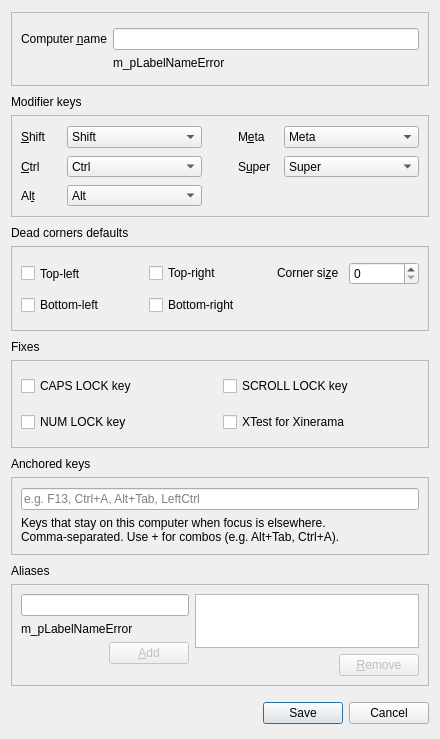
<?xml version="1.0" encoding="UTF-8"?>
<ui version="4.0">
 <class>ScreenSettingsDialogBase</class>
 <widget class="QDialog" name="ScreenSettingsDialogBase">
  <property name="geometry">
   <rect>
    <x>0</x>
    <y>0</y>
    <width>440</width>
    <height>739</height>
   </rect>
  </property>
  <property name="sizePolicy">
   <sizepolicy hsizetype="Preferred" vsizetype="Expanding">
    <horstretch>0</horstretch>
    <verstretch>1</verstretch>
   </sizepolicy>
  </property>
  <property name="minimumSize">
   <size>
    <width>400</width>
    <height>620</height>
   </size>
  </property>
  <property name="windowTitle">
   <string>Computer settings</string>
  </property>
  <layout class="QVBoxLayout">
   <property name="spacing">
    <number>6</number>
   </property>
   <property name="leftMargin">
    <number>11</number>
   </property>
   <property name="topMargin">
    <number>12</number>
   </property>
   <property name="rightMargin">
    <number>11</number>
   </property>
   <property name="bottomMargin">
    <number>15</number>
   </property>
   <item>
    <widget class="QFrame" name="groupBox">
     <property name="frameShape">
      <enum>QFrame::StyledPanel</enum>
     </property>
     <property name="frameShadow">
      <enum>QFrame::Raised</enum>
     </property>
     <layout class="QGridLayout" name="gridLayout_4">
      <property name="topMargin">
       <number>15</number>
      </property>
      <property name="bottomMargin">
       <number>15</number>
      </property>
      <item row="0" column="0">
       <widget class="QLabel" name="label_7">
        <property name="sizePolicy">
         <sizepolicy hsizetype="Preferred" vsizetype="Fixed">
          <horstretch>0</horstretch>
          <verstretch>0</verstretch>
         </sizepolicy>
        </property>
        <property name="text">
         <string>Computer &amp;name</string>
        </property>
        <property name="buddy">
         <cstring>m_pLineEditName</cstring>
        </property>
       </widget>
      </item>
      <item row="0" column="1">
       <widget class="QLineEdit" name="m_pLineEditName">
        <property name="sizePolicy">
         <sizepolicy hsizetype="Expanding" vsizetype="Fixed">
          <horstretch>0</horstretch>
          <verstretch>0</verstretch>
         </sizepolicy>
        </property>
        <property name="maxLength">
         <number>255</number>
        </property>
       </widget>
      </item>
      <item row="1" column="1">
       <widget class="QLabel" name="m_pLabelNameError">
        <property name="sizePolicy">
         <sizepolicy hsizetype="Preferred" vsizetype="Fixed">
          <horstretch>0</horstretch>
          <verstretch>0</verstretch>
         </sizepolicy>
        </property>
        <property name="minimumSize">
         <size>
          <width>0</width>
          <height>0</height>
         </size>
        </property>
        <property name="text">
         <string>m_pLabelNameError</string>
        </property>
        <property name="alignment">
         <set>Qt::AlignLeading|Qt::AlignLeft|Qt::AlignVCenter</set>
        </property>
       </widget>
      </item>
     </layout>
    </widget>
   </item>
   <item>
    <spacer name="verticalSpacer_2">
     <property name="orientation">
      <enum>Qt::Vertical</enum>
     </property>
     <property name="sizeType">
      <enum>QSizePolicy::Fixed</enum>
     </property>
     <property name="sizeHint" stdset="0">
      <size>
       <width>20</width>
       <height>3</height>
      </size>
     </property>
    </spacer>
   </item>
   <item>
    <widget class="QLabel" name="m_pLlabelModifierKeys">
     <property name="sizePolicy">
      <sizepolicy hsizetype="Preferred" vsizetype="Fixed">
       <horstretch>0</horstretch>
       <verstretch>0</verstretch>
      </sizepolicy>
     </property>
     <property name="text">
      <string>Modifier keys</string>
     </property>
    </widget>
   </item>
   <item>
    <widget class="QFrame" name="m_pGroupModifiers">
     <property name="frameShape">
      <enum>QFrame::StyledPanel</enum>
     </property>
     <property name="frameShadow">
      <enum>QFrame::Raised</enum>
     </property>
     <layout class="QGridLayout" name="gridLayout">
      <property name="topMargin">
       <number>10</number>
      </property>
      <property name="bottomMargin">
       <number>10</number>
      </property>
      <property name="verticalSpacing">
       <number>8</number>
      </property>
      <item row="0" column="4">
       <widget class="QLabel" name="label_5">
        <property name="maximumSize">
         <size>
          <width>40</width>
          <height>16777215</height>
         </size>
        </property>
        <property name="text">
         <string>M&amp;eta</string>
        </property>
        <property name="buddy">
         <cstring>m_pComboBoxMeta</cstring>
        </property>
       </widget>
      </item>
      <item row="0" column="1">
       <widget class="QComboBox" name="m_pComboBoxShift">
        <item>
         <property name="text">
          <string>Shift</string>
         </property>
        </item>
        <item>
         <property name="text">
          <string>Ctrl</string>
         </property>
        </item>
        <item>
         <property name="text">
          <string>Alt</string>
         </property>
        </item>
        <item>
         <property name="text">
          <string>Meta</string>
         </property>
        </item>
        <item>
         <property name="text">
          <string>Super</string>
         </property>
        </item>
        <item>
         <property name="text">
          <string>None</string>
         </property>
        </item>
       </widget>
      </item>
      <item row="1" column="1">
       <widget class="QComboBox" name="m_pComboBoxCtrl">
        <property name="currentIndex">
         <number>1</number>
        </property>
        <item>
         <property name="text">
          <string>Shift</string>
         </property>
        </item>
        <item>
         <property name="text">
          <string>Ctrl</string>
         </property>
        </item>
        <item>
         <property name="text">
          <string>Alt</string>
         </property>
        </item>
        <item>
         <property name="text">
          <string>Meta</string>
         </property>
        </item>
        <item>
         <property name="text">
          <string>Super</string>
         </property>
        </item>
        <item>
         <property name="text">
          <string>None</string>
         </property>
        </item>
       </widget>
      </item>
      <item row="2" column="0">
       <widget class="QLabel" name="label_4">
        <property name="text">
         <string>Al&amp;t</string>
        </property>
        <property name="buddy">
         <cstring>m_pComboBoxAlt</cstring>
        </property>
       </widget>
      </item>
      <item row="0" column="3">
       <spacer name="horizontalSpacer">
        <property name="orientation">
         <enum>Qt::Horizontal</enum>
        </property>
        <property name="sizeType">
         <enum>QSizePolicy::Fixed</enum>
        </property>
        <property name="sizeHint" stdset="0">
         <size>
          <width>30</width>
          <height>20</height>
         </size>
        </property>
       </spacer>
      </item>
      <item row="1" column="0">
       <widget class="QLabel" name="label_3">
        <property name="text">
         <string>&amp;Ctrl</string>
        </property>
        <property name="buddy">
         <cstring>m_pComboBoxCtrl</cstring>
        </property>
       </widget>
      </item>
      <item row="0" column="0">
       <widget class="QLabel" name="label_2">
        <property name="maximumSize">
         <size>
          <width>40</width>
          <height>16777215</height>
         </size>
        </property>
        <property name="text">
         <string>&amp;Shift</string>
        </property>
        <property name="buddy">
         <cstring>m_pComboBoxShift</cstring>
        </property>
       </widget>
      </item>
      <item row="2" column="1">
       <widget class="QComboBox" name="m_pComboBoxAlt">
        <property name="currentIndex">
         <number>2</number>
        </property>
        <item>
         <property name="text">
          <string>Shift</string>
         </property>
        </item>
        <item>
         <property name="text">
          <string>Ctrl</string>
         </property>
        </item>
        <item>
         <property name="text">
          <string>Alt</string>
         </property>
        </item>
        <item>
         <property name="text">
          <string>Meta</string>
         </property>
        </item>
        <item>
         <property name="text">
          <string>Super</string>
         </property>
        </item>
        <item>
         <property name="text">
          <string>None</string>
         </property>
        </item>
       </widget>
      </item>
      <item row="0" column="5">
       <widget class="QComboBox" name="m_pComboBoxMeta">
        <property name="currentIndex">
         <number>3</number>
        </property>
        <item>
         <property name="text">
          <string>Shift</string>
         </property>
        </item>
        <item>
         <property name="text">
          <string>Ctrl</string>
         </property>
        </item>
        <item>
         <property name="text">
          <string>Alt</string>
         </property>
        </item>
        <item>
         <property name="text">
          <string>Meta</string>
         </property>
        </item>
        <item>
         <property name="text">
          <string>Super</string>
         </property>
        </item>
        <item>
         <property name="text">
          <string>None</string>
         </property>
        </item>
       </widget>
      </item>
      <item row="1" column="4">
       <widget class="QLabel" name="label_6">
        <property name="text">
         <string>S&amp;uper</string>
        </property>
        <property name="buddy">
         <cstring>m_pComboBoxSuper</cstring>
        </property>
       </widget>
      </item>
      <item row="1" column="5">
       <widget class="QComboBox" name="m_pComboBoxSuper">
        <property name="currentIndex">
         <number>4</number>
        </property>
        <item>
         <property name="text">
          <string>Shift</string>
         </property>
        </item>
        <item>
         <property name="text">
          <string>Ctrl</string>
         </property>
        </item>
        <item>
         <property name="text">
          <string>Alt</string>
         </property>
        </item>
        <item>
         <property name="text">
          <string>Meta</string>
         </property>
        </item>
        <item>
         <property name="text">
          <string>Super</string>
         </property>
        </item>
        <item>
         <property name="text">
          <string>None</string>
         </property>
        </item>
       </widget>
      </item>
     </layout>
    </widget>
   </item>
   <item>
    <spacer name="verticalSpacer_4">
     <property name="orientation">
      <enum>Qt::Vertical</enum>
     </property>
     <property name="sizeType">
      <enum>QSizePolicy::Fixed</enum>
     </property>
     <property name="sizeHint" stdset="0">
      <size>
       <width>20</width>
       <height>3</height>
      </size>
     </property>
    </spacer>
   </item>
   <item>
    <widget class="QLabel" name="m_pLabelDeadCorners">
     <property name="sizePolicy">
      <sizepolicy hsizetype="Preferred" vsizetype="Fixed">
       <horstretch>0</horstretch>
       <verstretch>0</verstretch>
      </sizepolicy>
     </property>
     <property name="text">
      <string>Dead corners defaults</string>
     </property>
    </widget>
   </item>
   <item>
    <widget class="QFrame" name="m_pGroupSwitchCorners">
     <property name="sizePolicy">
      <sizepolicy hsizetype="Preferred" vsizetype="Preferred">
       <horstretch>0</horstretch>
       <verstretch>0</verstretch>
      </sizepolicy>
     </property>
     <property name="frameShape">
      <enum>QFrame::StyledPanel</enum>
     </property>
     <property name="frameShadow">
      <enum>QFrame::Raised</enum>
     </property>
     <layout class="QGridLayout" name="gridLayout_2" rowstretch="0,0" columnstretch="0,0,0,0">
      <property name="sizeConstraint">
       <enum>QLayout::SetDefaultConstraint</enum>
      </property>
      <property name="topMargin">
       <number>15</number>
      </property>
      <property name="bottomMargin">
       <number>15</number>
      </property>
      <property name="spacing">
       <number>10</number>
      </property>
      <item row="0" column="0">
       <widget class="QCheckBox" name="m_pCheckBoxCornerTopLeft">
        <property name="sizePolicy">
         <sizepolicy hsizetype="Expanding" vsizetype="Preferred">
          <horstretch>0</horstretch>
          <verstretch>0</verstretch>
         </sizepolicy>
        </property>
        <property name="minimumSize">
         <size>
          <width>0</width>
          <height>0</height>
         </size>
        </property>
        <property name="text">
         <string>Top-left</string>
        </property>
       </widget>
      </item>
      <item row="1" column="1">
       <widget class="QCheckBox" name="m_pCheckBoxCornerBottomRight">
        <property name="sizePolicy">
         <sizepolicy hsizetype="Expanding" vsizetype="Maximum">
          <horstretch>0</horstretch>
          <verstretch>0</verstretch>
         </sizepolicy>
        </property>
        <property name="minimumSize">
         <size>
          <width>0</width>
          <height>0</height>
         </size>
        </property>
        <property name="text">
         <string>Bottom-right</string>
        </property>
       </widget>
      </item>
      <item row="0" column="1">
       <widget class="QCheckBox" name="m_pCheckBoxCornerTopRight">
        <property name="sizePolicy">
         <sizepolicy hsizetype="Expanding" vsizetype="Maximum">
          <horstretch>0</horstretch>
          <verstretch>0</verstretch>
         </sizepolicy>
        </property>
        <property name="minimumSize">
         <size>
          <width>0</width>
          <height>0</height>
         </size>
        </property>
        <property name="text">
         <string>Top-right</string>
        </property>
        <property name="autoRepeatInterval">
         <number>100</number>
        </property>
       </widget>
      </item>
      <item row="0" column="2">
       <widget class="QLabel" name="label">
        <property name="sizePolicy">
         <sizepolicy hsizetype="Fixed" vsizetype="Fixed">
          <horstretch>0</horstretch>
          <verstretch>0</verstretch>
         </sizepolicy>
        </property>
        <property name="text">
         <string>Corner si&amp;ze</string>
        </property>
        <property name="buddy">
         <cstring>m_pSpinBoxSwitchCornerSize</cstring>
        </property>
       </widget>
      </item>
      <item row="1" column="0">
       <widget class="QCheckBox" name="m_pCheckBoxCornerBottomLeft">
        <property name="sizePolicy">
         <sizepolicy hsizetype="Fixed" vsizetype="Minimum">
          <horstretch>0</horstretch>
          <verstretch>0</verstretch>
         </sizepolicy>
        </property>
        <property name="minimumSize">
         <size>
          <width>0</width>
          <height>0</height>
         </size>
        </property>
        <property name="text">
         <string>Bottom-left</string>
        </property>
       </widget>
      </item>
      <item row="0" column="3">
       <widget class="QSpinBox" name="m_pSpinBoxSwitchCornerSize">
        <property name="sizePolicy">
         <sizepolicy hsizetype="Preferred" vsizetype="Fixed">
          <horstretch>0</horstretch>
          <verstretch>0</verstretch>
         </sizepolicy>
        </property>
        <property name="minimumSize">
         <size>
          <width>70</width>
          <height>0</height>
         </size>
        </property>
       </widget>
      </item>
     </layout>
    </widget>
   </item>
   <item>
    <spacer name="verticalSpacer_6">
     <property name="orientation">
      <enum>Qt::Vertical</enum>
     </property>
     <property name="sizeType">
      <enum>QSizePolicy::Fixed</enum>
     </property>
     <property name="sizeHint" stdset="0">
      <size>
       <width>20</width>
       <height>3</height>
      </size>
     </property>
    </spacer>
   </item>
   <item>
    <widget class="QLabel" name="m_LabelFixes">
     <property name="sizePolicy">
      <sizepolicy hsizetype="Preferred" vsizetype="Fixed">
       <horstretch>0</horstretch>
       <verstretch>0</verstretch>
      </sizepolicy>
     </property>
     <property name="text">
      <string>Fixes</string>
     </property>
    </widget>
   </item>
   <item>
    <widget class="QFrame" name="m_pGroupFixes">
     <property name="frameShape">
      <enum>QFrame::StyledPanel</enum>
     </property>
     <property name="frameShadow">
      <enum>QFrame::Raised</enum>
     </property>
     <layout class="QGridLayout" name="gridLayout_3">
      <property name="topMargin">
       <number>15</number>
      </property>
      <property name="bottomMargin">
       <number>15</number>
      </property>
      <property name="verticalSpacing">
       <number>16</number>
      </property>
      <item row="0" column="0">
       <widget class="QCheckBox" name="m_pCheckBoxCapsLock">
        <property name="sizePolicy">
         <sizepolicy hsizetype="Minimum" vsizetype="Preferred">
          <horstretch>0</horstretch>
          <verstretch>0</verstretch>
         </sizepolicy>
        </property>
        <property name="text">
         <string>CAPS LOCK key</string>
        </property>
       </widget>
      </item>
      <item row="1" column="0">
       <widget class="QCheckBox" name="m_pCheckBoxNumLock">
        <property name="sizePolicy">
         <sizepolicy hsizetype="Minimum" vsizetype="Preferred">
          <horstretch>0</horstretch>
          <verstretch>0</verstretch>
         </sizepolicy>
        </property>
        <property name="text">
         <string>NUM LOCK key</string>
        </property>
       </widget>
      </item>
      <item row="0" column="1">
       <widget class="QCheckBox" name="m_pCheckBoxScrollLock">
        <property name="sizePolicy">
         <sizepolicy hsizetype="Minimum" vsizetype="Preferred">
          <horstretch>0</horstretch>
          <verstretch>0</verstretch>
         </sizepolicy>
        </property>
        <property name="text">
         <string>SCROLL LOCK key</string>
        </property>
       </widget>
      </item>
      <item row="1" column="1">
       <widget class="QCheckBox" name="m_pCheckBoxXTest">
        <property name="sizePolicy">
         <sizepolicy hsizetype="Minimum" vsizetype="Preferred">
          <horstretch>0</horstretch>
          <verstretch>0</verstretch>
         </sizepolicy>
        </property>
        <property name="text">
         <string>XTest for Xinerama</string>
        </property>
        <property name="checked">
         <bool>false</bool>
        </property>
       </widget>
      </item>
     </layout>
    </widget>
   </item>
   <item>
    <spacer name="verticalSpacer_8">
     <property name="orientation">
      <enum>Qt::Vertical</enum>
     </property>
     <property name="sizeType">
      <enum>QSizePolicy::Fixed</enum>
     </property>
     <property name="sizeHint" stdset="0">
      <size>
       <width>20</width>
       <height>3</height>
      </size>
     </property>
    </spacer>
   </item>
   <item>
    <widget class="QLabel" name="m_pLabelAnchoredKeys">
     <property name="sizePolicy">
      <sizepolicy hsizetype="Preferred" vsizetype="Fixed">
       <horstretch>0</horstretch>
       <verstretch>0</verstretch>
      </sizepolicy>
     </property>
     <property name="text">
      <string>Anchored keys</string>
     </property>
    </widget>
   </item>
   <item>
    <widget class="QFrame" name="m_pGroupAnchoredKeys">
     <property name="frameShape">
      <enum>QFrame::StyledPanel</enum>
     </property>
     <property name="frameShadow">
      <enum>QFrame::Raised</enum>
     </property>
     <layout class="QVBoxLayout" name="verticalLayoutAnchoredKeys">
      <property name="topMargin">
       <number>10</number>
      </property>
      <property name="bottomMargin">
       <number>10</number>
      </property>
      <item>
       <widget class="QLineEdit" name="m_pLineEditAnchoredKeys">
        <property name="placeholderText">
         <string>e.g. F13, Ctrl+A, Alt+Tab, LeftCtrl</string>
        </property>
       </widget>
      </item>
      <item>
       <widget class="QLabel" name="m_pLabelAnchoredKeysHelp">
        <property name="text">
         <string>Keys that stay on this computer when focus is elsewhere.
Comma-separated. Use + for combos (e.g. Alt+Tab, Ctrl+A).</string>
        </property>
        <property name="wordWrap">
         <bool>true</bool>
        </property>
       </widget>
      </item>
     </layout>
    </widget>
   </item>
   <item>
    <spacer name="verticalSpacer_10">
     <property name="orientation">
      <enum>Qt::Vertical</enum>
     </property>
     <property name="sizeType">
      <enum>QSizePolicy::Fixed</enum>
     </property>
     <property name="sizeHint" stdset="0">
      <size>
       <width>20</width>
       <height>3</height>
      </size>
     </property>
    </spacer>
   </item>
   <item>
    <widget class="QLabel" name="m_pLabelAliases">
     <property name="sizePolicy">
      <sizepolicy hsizetype="Preferred" vsizetype="Fixed">
       <horstretch>0</horstretch>
       <verstretch>0</verstretch>
      </sizepolicy>
     </property>
     <property name="text">
      <string>Aliases</string>
     </property>
    </widget>
   </item>
   <item>
    <widget class="QFrame" name="m_pGroupAliases">
     <property name="frameShape">
      <enum>QFrame::StyledPanel</enum>
     </property>
     <property name="frameShadow">
      <enum>QFrame::Raised</enum>
     </property>
     <layout class="QHBoxLayout" name="horizontalLayout">
      <property name="sizeConstraint">
       <enum>QLayout::SetDefaultConstraint</enum>
      </property>
      <item>
       <layout class="QGridLayout" name="gridLayout_5">
        <property name="topMargin">
         <number>0</number>
        </property>
        <property name="verticalSpacing">
         <number>6</number>
        </property>
        <item row="2" column="0">
         <spacer name="horizontalSpacer_3">
          <property name="orientation">
           <enum>Qt::Horizontal</enum>
          </property>
          <property name="sizeHint" stdset="0">
           <size>
            <width>40</width>
            <height>20</height>
           </size>
          </property>
         </spacer>
        </item>
        <item row="2" column="1">
         <widget class="QPushButton" name="m_pButtonAddAlias">
          <property name="enabled">
           <bool>false</bool>
          </property>
          <property name="text">
           <string>&amp;Add</string>
          </property>
         </widget>
        </item>
        <item row="0" column="0" colspan="2">
         <widget class="QLineEdit" name="m_pLineEditAlias">
          <property name="sizePolicy">
           <sizepolicy hsizetype="Expanding" vsizetype="Fixed">
            <horstretch>0</horstretch>
            <verstretch>0</verstretch>
           </sizepolicy>
          </property>
          <property name="minimumSize">
           <size>
            <width>168</width>
            <height>20</height>
           </size>
          </property>
          <property name="maxLength">
           <number>255</number>
          </property>
         </widget>
        </item>
        <item row="1" column="0" colspan="2">
         <widget class="QLabel" name="m_pLabelAliasError">
          <property name="sizePolicy">
           <sizepolicy hsizetype="Minimum" vsizetype="Maximum">
            <horstretch>0</horstretch>
            <verstretch>0</verstretch>
           </sizepolicy>
          </property>
          <property name="minimumSize">
           <size>
            <width>0</width>
            <height>0</height>
           </size>
          </property>
          <property name="maximumSize">
           <size>
            <width>16777215</width>
            <height>16777215</height>
           </size>
          </property>
          <property name="text">
           <string>m_pLabelNameError</string>
          </property>
          <property name="wordWrap">
           <bool>true</bool>
          </property>
         </widget>
        </item>
        <item row="3" column="0" colspan="2">
         <spacer name="verticalSpacer">
          <property name="orientation">
           <enum>Qt::Vertical</enum>
          </property>
          <property name="sizeHint" stdset="0">
           <size>
            <width>20</width>
            <height>0</height>
           </size>
          </property>
         </spacer>
        </item>
       </layout>
      </item>
      <item>
       <layout class="QGridLayout" name="gridLayout_7">
        <property name="topMargin">
         <number>0</number>
        </property>
        <property name="verticalSpacing">
         <number>6</number>
        </property>
        <item row="0" column="0" colspan="2">
         <widget class="QListWidget" name="m_pListAliases">
          <property name="sizePolicy">
           <sizepolicy hsizetype="Preferred" vsizetype="Expanding">
            <horstretch>0</horstretch>
            <verstretch>0</verstretch>
           </sizepolicy>
          </property>
          <property name="minimumSize">
           <size>
            <width>0</width>
            <height>0</height>
           </size>
          </property>
          <property name="maximumSize">
           <size>
            <width>16777215</width>
            <height>16777215</height>
           </size>
          </property>
          <property name="selectionMode">
           <enum>QAbstractItemView::ExtendedSelection</enum>
          </property>
         </widget>
        </item>
        <item row="1" column="1">
         <widget class="QPushButton" name="m_pButtonRemoveAlias">
          <property name="enabled">
           <bool>false</bool>
          </property>
          <property name="text">
           <string>&amp;Remove</string>
          </property>
         </widget>
        </item>
        <item row="1" column="0">
         <spacer name="horizontalSpacer_2">
          <property name="orientation">
           <enum>Qt::Horizontal</enum>
          </property>
          <property name="sizeHint" stdset="0">
           <size>
            <width>40</width>
            <height>0</height>
           </size>
          </property>
         </spacer>
        </item>
        <item row="2" column="1">
         <spacer name="verticalSpacer_3">
          <property name="orientation">
           <enum>Qt::Vertical</enum>
          </property>
          <property name="sizeHint" stdset="0">
           <size>
            <width>20</width>
            <height>40</height>
           </size>
          </property>
         </spacer>
        </item>
       </layout>
      </item>
     </layout>
    </widget>
   </item>
   <item>
    <spacer name="verticalSpacer_9">
     <property name="orientation">
      <enum>Qt::Vertical</enum>
     </property>
     <property name="sizeType">
      <enum>QSizePolicy::Fixed</enum>
     </property>
     <property name="sizeHint" stdset="0">
      <size>
       <width>20</width>
       <height>10</height>
      </size>
     </property>
    </spacer>
   </item>
   <item>
    <widget class="QDialogButtonBox" name="m_pButtonBox">
     <property name="minimumSize">
      <size>
       <width>0</width>
       <height>0</height>
      </size>
     </property>
     <property name="orientation">
      <enum>Qt::Horizontal</enum>
     </property>
     <property name="standardButtons">
      <set>QDialogButtonBox::Cancel|QDialogButtonBox::Save</set>
     </property>
    </widget>
   </item>
  </layout>
 </widget>
 <resources/>
 <connections>
  <connection>
   <sender>m_pButtonBox</sender>
   <signal>accepted()</signal>
   <receiver>ScreenSettingsDialogBase</receiver>
   <slot>accept()</slot>
   <hints>
    <hint type="sourcelabel">
     <x>222</x>
     <y>502</y>
    </hint>
    <hint type="destinationlabel">
     <x>157</x>
     <y>274</y>
    </hint>
   </hints>
  </connection>
  <connection>
   <sender>m_pButtonBox</sender>
   <signal>rejected()</signal>
   <receiver>ScreenSettingsDialogBase</receiver>
   <slot>reject()</slot>
   <hints>
    <hint type="sourcelabel">
     <x>290</x>
     <y>508</y>
    </hint>
    <hint type="destinationlabel">
     <x>286</x>
     <y>274</y>
    </hint>
   </hints>
  </connection>
 </connections>
</ui>
